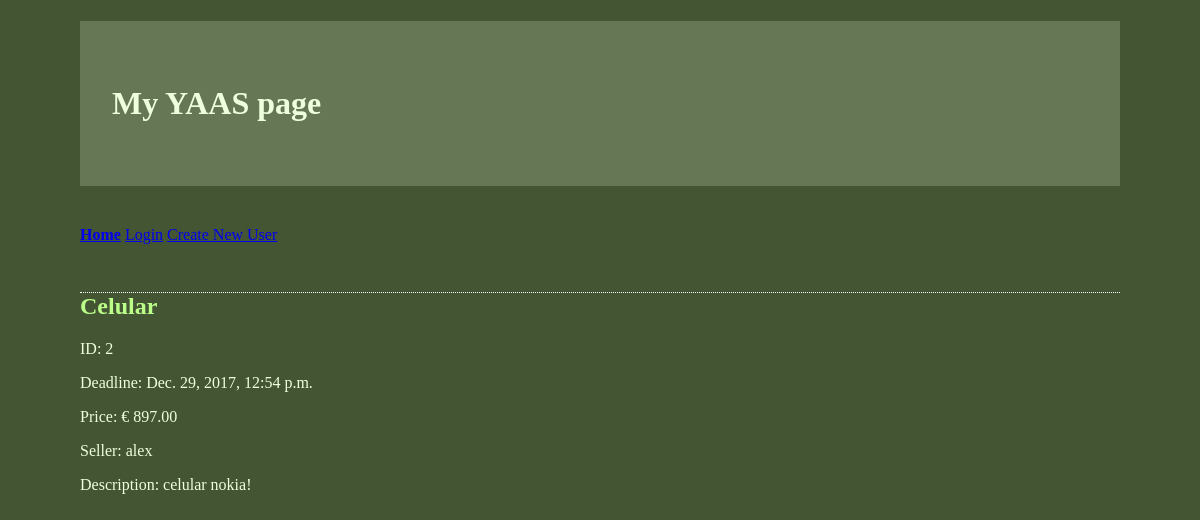
The page /auction/2/ on the database as committed earlier.
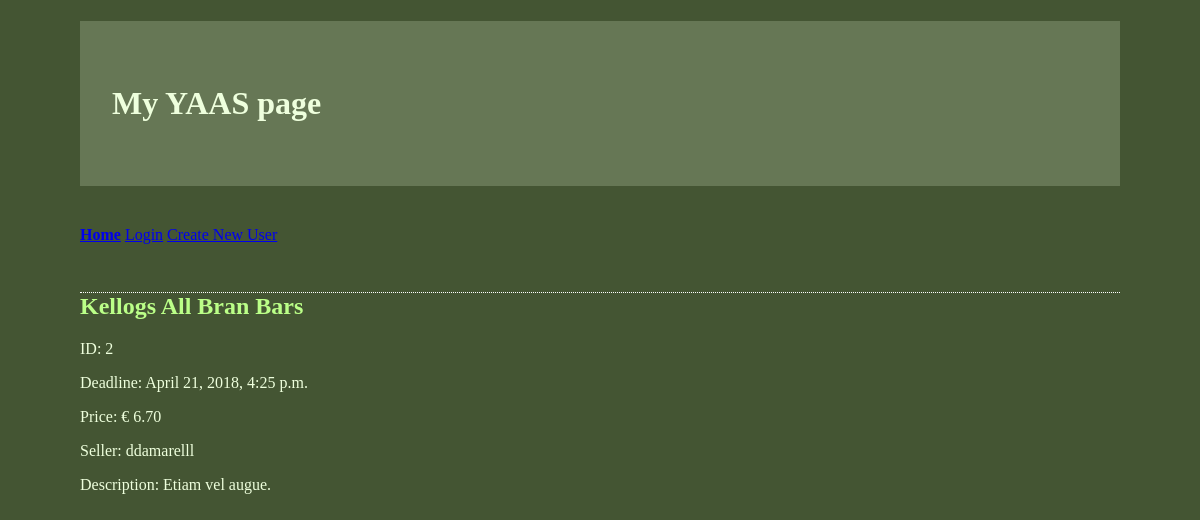
The same page on the database as committed later.
### yassapp/models.py (models this page shows, shortened)
class Auction(models.Model):
    title = models.CharField(max_length=150)
    description = models.TextField()
    price = models.DecimalField(max_digits=19, decimal_places=2)
    deadline = models.DateTimeField()
    timestamp = models.DateTimeField(auto_now_add=True)
    owner = models.ForeignKey(User, related_name="seller", on_delete=models.CASCADE)
    bidder = models.CharField(max_length=150, blank=True)
    banstatus = models.BooleanField(default=False)
    activestatus = models.BooleanField(default=True)
    session = models.CharField(max_length=64, default='')

### yassapp/views.py (the view)
# urls.py: url(r'^auction/(\d+)/$', getauction),
def getauction(request, offset):
    auction = get_object_or_404(Auction, id=offset)
    return render(request, 'auction.html', {
        'auction': auction,
    })

### yassapp/translation.py (called while the page is built)
    def __call__(self, request):
        language = request.GET.get('language', 'default')
        if language != 'default':
            request.session[translation.LANGUAGE_SESSION_KEY] = language
        try:
            language = request.session[translation.LANGUAGE_SESSION_KEY]
            if language != 'en':
                translation.activate(language)
        except KeyError:
            pass
        return self.get_response(request)

### templates/auction.html (shortened to what this page needs)
{% extends "base.html" %}
{% block content %}
{% load i18n %}
{% load humanize %}
{% if auction.activestatus == True %}
    <h2>{{ auction.title }}</h2>
    <p>ID: {{ auction.id }}</p>
    <p>Deadline: {{ auction.deadline }}</p>
    <p>Price: {{ "€" }} {{  auction.price|intcomma }}</p>
    <p>Seller: {{ auction.owner.username }}</p>
    <p>Description: {{ auction.description }}</p>
{% endif %}
{% endblock %}

Rows that differ between the two databases and show on the page:
changed Auction id 2: title "Celular" → "Kellogs All Bran Bars"; deadline "Dec. 29, 2017, 12:54 p.m." → "April 21, 2018, 4:25 p.m."; price "897.00" → "6.70"; owner.username "alex" → "ddamarelll"; description "celular nokia!" → "Etiam vel augue."
